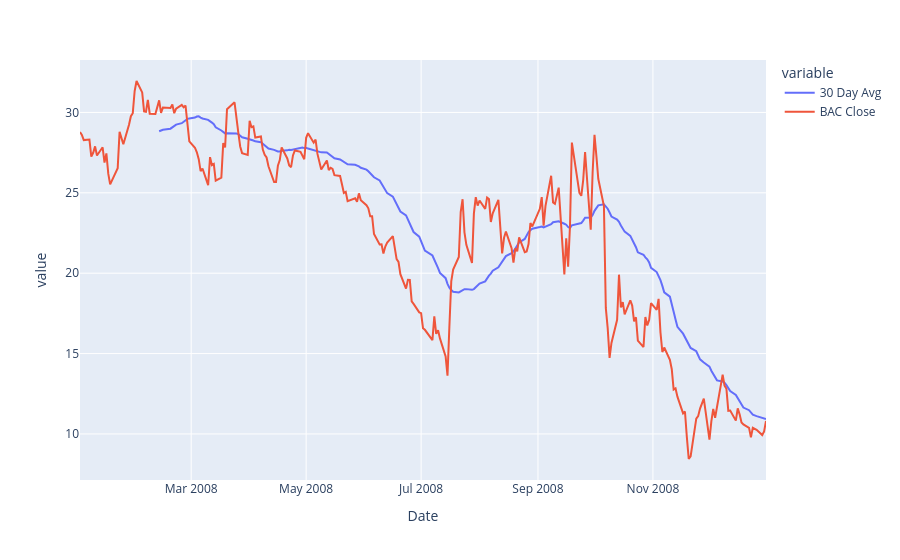

Write notebook code for a chart like this one.
### Code cell
px.line(rolling_avg).show()

### Figure 1 — Plotly figure (JSON) as saved in the notebook; plotly's stock layout.template omitted (floating-point values rounded to 4 significant figures; data arrays with more than 128 entries replaced by an {"elided": "..."} marker saying what was removed)
{"data": [{"hovertemplate": "variable=30 Day Avg<br>Date=%{x}<br>value=%{y}<extra></extra>", "legendgroup": "30 Day Avg", "line": {"color": "#636efa", "dash": "solid"}, "marker": {"symbol": "circle"}, "mode": "lines", "name": "30 Day Avg", "orientation": "v", "showlegend": true, "type": "scatter", "x": {"elided": "253 str values"}, "xaxis": "x", "y": {"elided": "253 float values"}, "yaxis": "y"}, {"hovertemplate": "variable=BAC Close<br>Date=%{x}<br>value=%{y}<extra></extra>", "legendgroup": "BAC Close", "line": {"color": "#EF553B", "dash": "solid"}, "marker": {"symbol": "circle"}, "mode": "lines", "name": "BAC Close", "orientation": "v", "showlegend": true, "type": "scatter", "x": {"elided": "253 str values"}, "xaxis": "x", "y": {"elided": "253 float values"}, "yaxis": "y"}], "layout": {"legend": {"title": {"text": "variable"}, "tracegroupgap": 0}, "margin": {"t": 60}, "xaxis": {"anchor": "y", "domain": [0, 1], "title": {"text": "Date"}}, "yaxis": {"anchor": "x", "domain": [0, 1], "title": {"text": "value"}}}}
